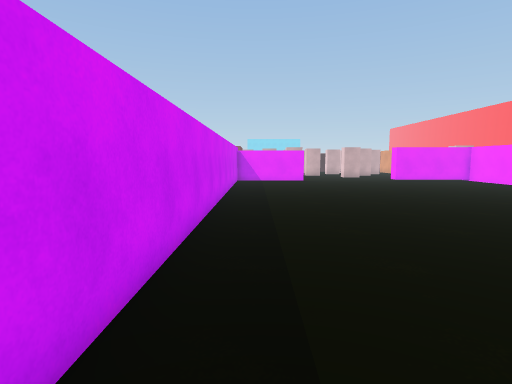
View 1 (above)

20 first-person views from a walk through a scene from a Unity 3-D project. The camera is 1.4 m above the floor, tilts 6° down and sees 80° across. The floor is counted in squares, 1 m on a side. Each view is taken from the middle of a square. On the plan, view 1 faces up. The plan holds only what a view shows up to about 14 squares ahead; the rest is blank. The place goes on beyond the plan.

View 2
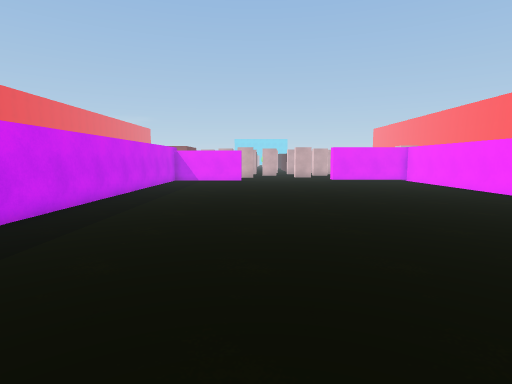

View 3
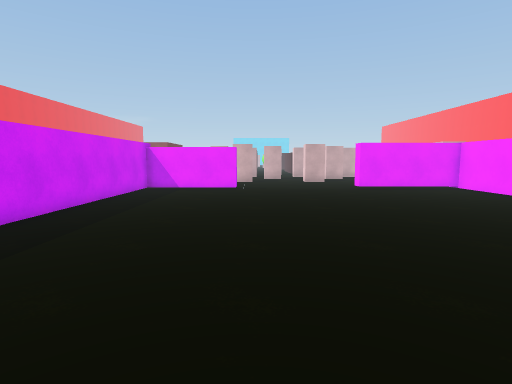

View 4
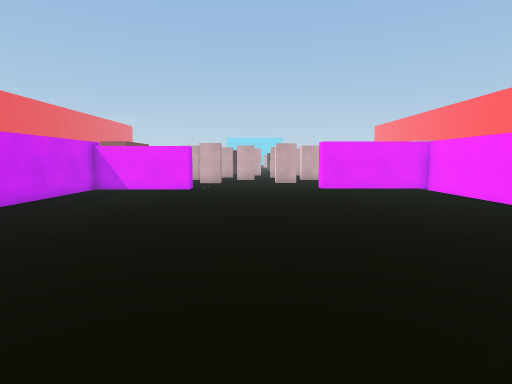

View 5
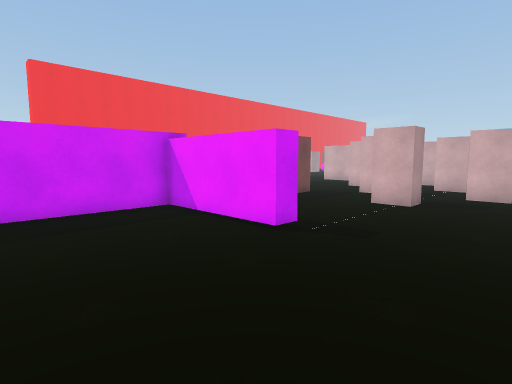

View 6
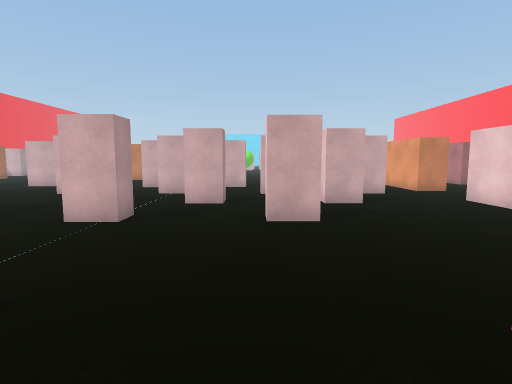

View 7
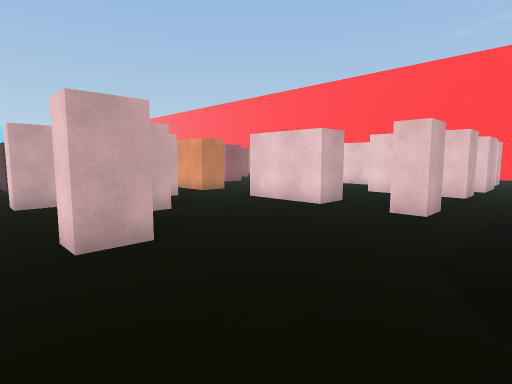

View 8
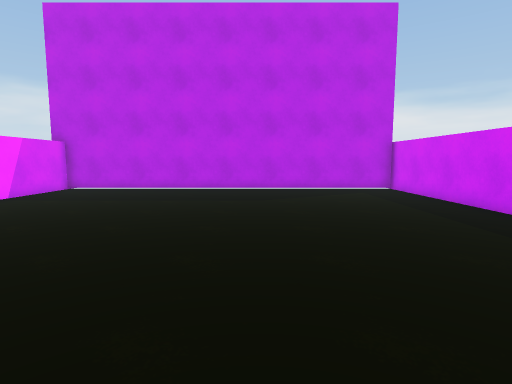

View 9
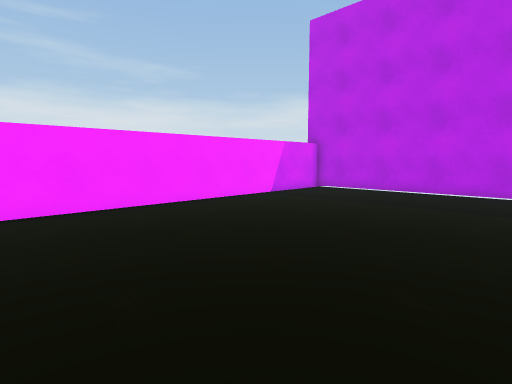

View 10
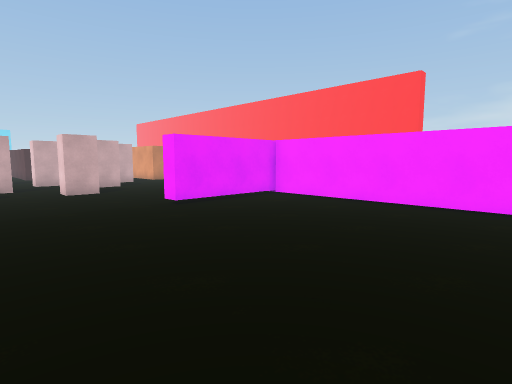

View 11
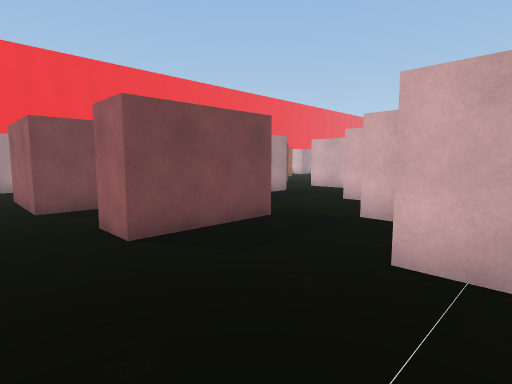

View 12
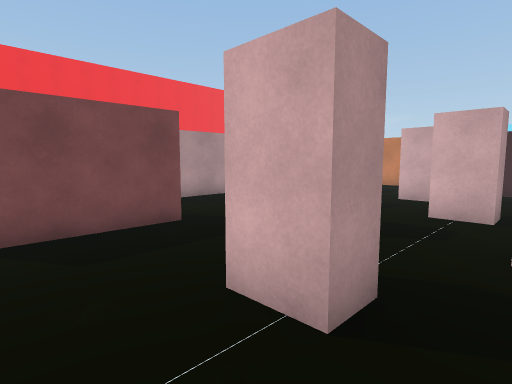

View 13
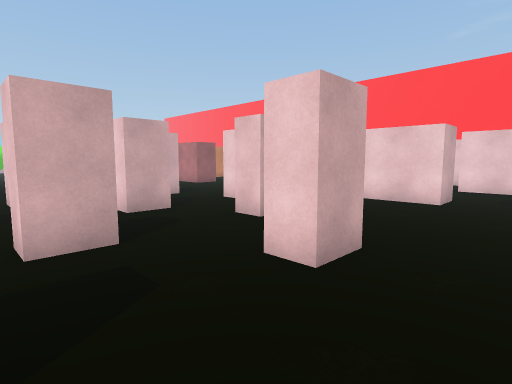

View 14
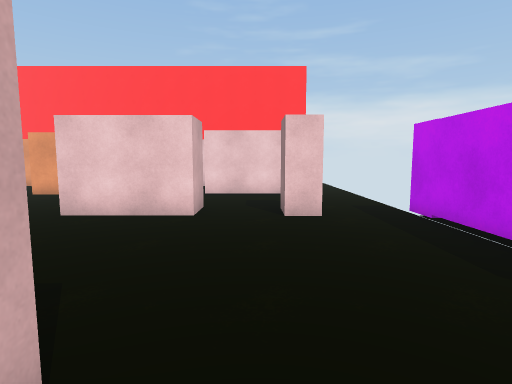

View 15
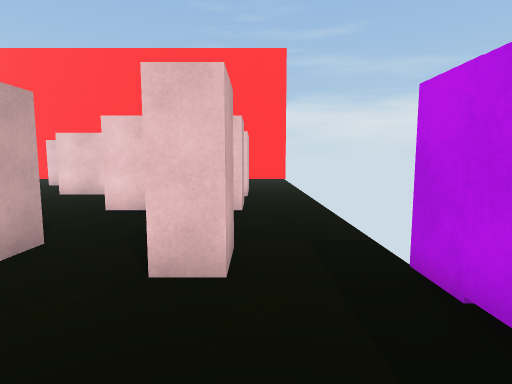

View 16
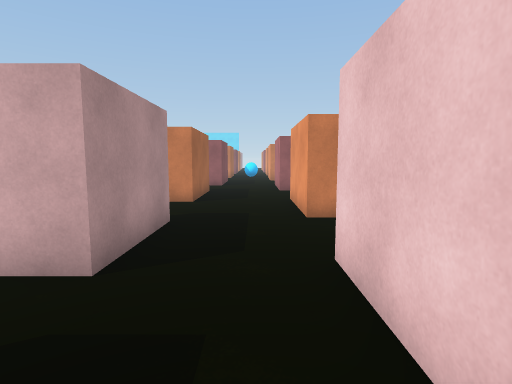

View 17
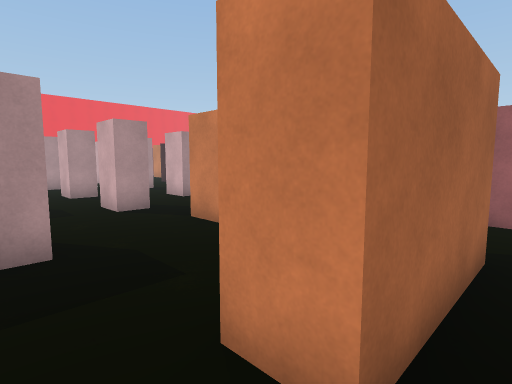

View 18
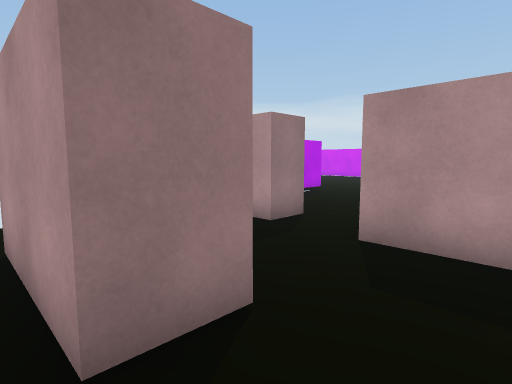

View 19
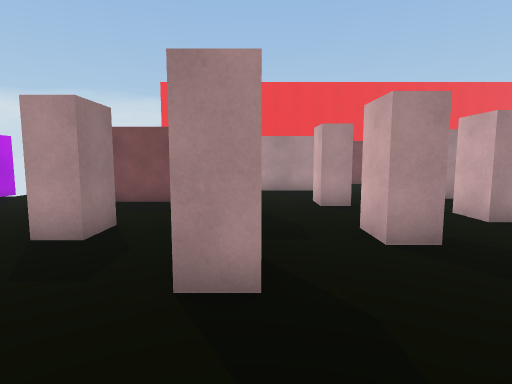

View 20
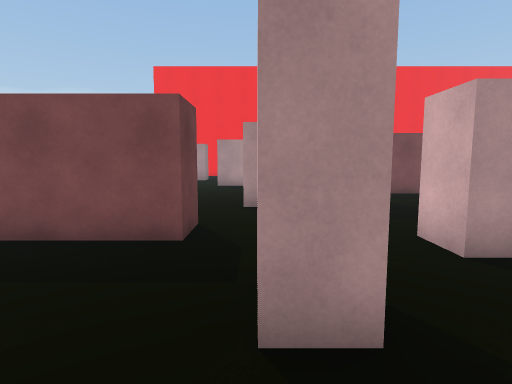

### Floor plan
Points are (right, up) in squares from view 1. A wall is a line through its corners. A room is listed if a view was taken in it or the views show most of it. See-through windows are left out.
Room 1 (views 1, 2, 3, 4, 5, 6, 7, 8, 9, 10, 11, 12, 13, 14, 15, 16, 17, 18, 19, 20)
walls: (3.1, 20.2) (3.1, 19.5) (-1.2, 19.5) (-1.2, -1.9) (13.6, -1.9) (13.6, 19.5) (8.9, 19.5) (8.9, 20.2) (14.6, 20.2); (-2.1, 20.2) (-1.4, 20.2); (19.1, 22.4) (19.1, 26) (20.5, 26) (20.5, 22.4) (19.1, 22.4); (-2.6, 26.7) (-1.2, 26.7) (-1.2, 23.1) (-2.6, 23.1); (16, 29) (16, 25.6) (14.6, 25.6) (14.6, 29); (-5, 32) (-5, 27.6); (20.4, 32.5) (20.4, 29.4) (19.2, 29.4) (19.2, 32.5)
ways out: opening at (-4, 27); opening at (-1.5, 21.5)
objects: block (-1, 31) to (0, 32); block (1, 28) to (2, 29); block (3, 25) to (4, 26); block (3, 31) to (4, 32); block (5, 28) to (6, 29); block (7, 31) to (8, 32); block (8, 25) to (8, 26); block (10, 28) to (10, 29); block (12, 31) to (12, 32); block (15, 23) to (16, 23)

Positions as (right, up) in squares from view 1, and headings:
1: (0, 0), facing up
2: (4, 0), facing up
3: (4, 5), facing up
4: (6, 6), facing up
5: (7, 15), facing up-left
6: (7, 18), facing up
7: (6, 20), facing up-right
8: (5, 12), facing down
9: (5, 11), facing down-right
10: (4, 11), facing up-right
11: (4, 21), facing up-left
12: (5, 23), facing up-left
13: (4, 23), facing up-right
14: (7, 24), facing right
15: (11, 22), facing right
16: (18, 22), facing up
17: (21, 28), facing up-left
18: (21, 28), facing down-left
19: (9, 29), facing left
20: (4, 28), facing left
